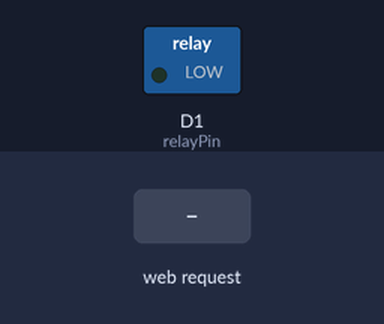
Recording of a sketch running on a simulated ESP8266 (NodeMCU). Shown: switched loads named in the sketch (green lamp = pin HIGH). The inputs (shaded band) are chosen by the test bench. WiFi joins after 1.5 s; servers stay silent unless stated; what the sketch prints to the serial monitor is not drawn.

Above: at 3.2 s.
3.3 s: HTTP request GET /on received
At 3.9 s:
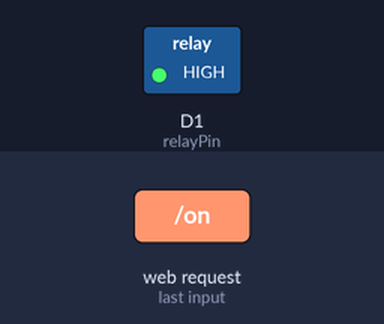
4.8 s: HTTP request GET /off received
At 6.2 s:
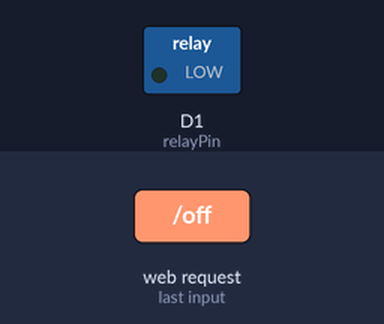
Timing chart, 0 to 7.8 s (numbered marks = the images above; inputs shaded):
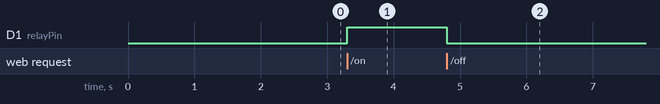

Measured:
- after the input at 3.3 s, D1 (relayPin): LOW → HIGH at once
- after the input at 4.8 s, D1 (relayPin): HIGH → LOW at once

The sketch:

Arduino_2.ino
```cpp
#include <ESP8266WiFi.h>
#include <ESP8266WebServer.h>

// Настройки Wi-Fi
const char* ssid = "Ваш_сетевой_имя";
const char* password = "Ваш_пароль";

// Порт веб-сервера
const int webServerPort = 80;

// Пин, к которому подключено реле
const int relayPin = D1;

// Создаем экземпляр веб-сервера
ESP8266WebServer server(webServerPort);

// Функция для включения реле
void turnOnRelay() {
  digitalWrite(relayPin, HIGH);
}

// Функция для выключения реле
void turnOffRelay() {
  digitalWrite(relayPin, LOW);
}

// Обработчик HTTP-запросов для включения реле
void handleTurnOn() {
  turnOnRelay();
  server.send(200, "text/plain", "Relay turned on");
}

// Обработчик HTTP-запросов для выключения реле
void handleTurnOff() {
  turnOffRelay();
  server.send(200, "text/plain", "Relay turned off");
}

// Обработчик HTTP-запросов для получения состояния реле
void handleGetStatus() {
  String status = digitalRead(relayPin) == HIGH ? "on" : "off";
  server.send(200, "text/plain", status);
}

// Отправка файла index.html
void handleRoot() {
  String html = "<html>"
                "<head><script src='https://ajax.googleapis.com/ajax/libs/jquery/3.6.0/jquery.min.js'></script></head>"
                "<body>"
                "<h1>Управление реле</h1>"
                "<button id='onButton'>Включить</button>"
                "<button id='offButton'>Выключить</button>"
                "<p id='statusText'></p>"
                "<script>"
                "function updateStatus() {"
                "  $.ajax({"
                "    url: '/status',"
                "    type: 'GET',"
                "    success: function(data) {"
                "      $('#statusText').text('Состояние реле: ' + data);"
                "    }"
                "  });"
                "}"
                "$(document).ready(function() {"
                "  $('#onButton').click(function() {"
                "    $.ajax('/on');"
                "    updateStatus();"
                "  });"
                "  $('#offButton').click(function() {"
                "    $.ajax('/off');"
                "    updateStatus();"
                "  });"
                "  setInterval(updateStatus, 1000);"
                "});"
                "</script>"
                "</body>"
                "</html>";
  server.send(200, "text/html", html);
}

void setup() {
  // Инициализация пина реле
  pinMode(relayPin, OUTPUT);
  turnOffRelay();

  // Подключение к Wi-Fi сети
  WiFi.begin(ssid, password);
  while (WiFi.status() != WL_CONNECTED) {
    delay(1000);
    Serial.print(".");
  }
  Serial.println("");
  Serial.print("Подключено к сети: ");
  Serial.println(ssid);
  Serial.print("IP-адрес: ");
  Serial.println(WiFi.localIP());
   // Настройка обработчиков HTTP-запросов
  server.on("/", handleRoot);
  server.on("/on", handleTurnOn);
  server.on("/off", handleTurnOff);
  server.on("/status", handleGetStatus);

  // Запуск веб-сервера
  server.begin();
  Serial.println("Веб-сервер запущен");
}

void loop() {
  // Обработка HTTP-запросов
  server.handleClient();
}
```
